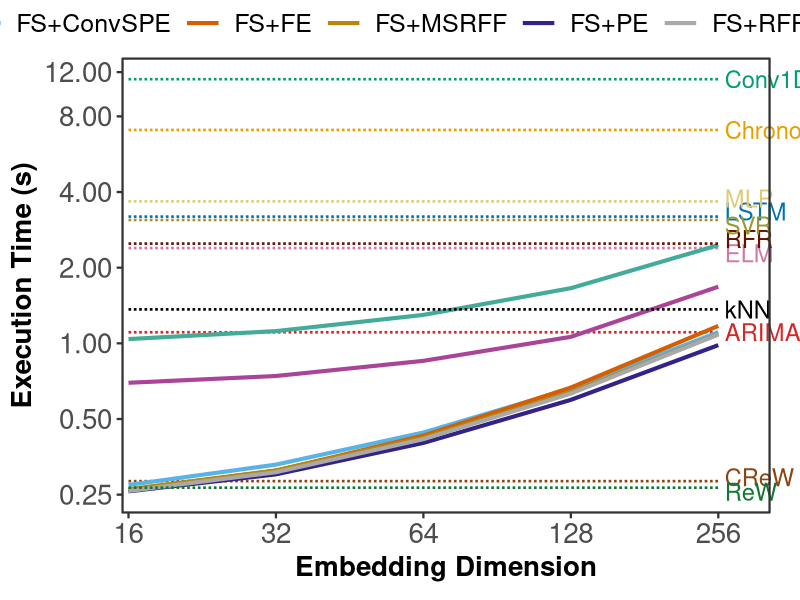

This figure's R source:
library(dplyr)
library(ggplot2)
library(scales)
library(tibble)

time_wisard <- function() {
  df_plot <- tibble::tribble(
    ~model, ~dim, ~mean_time, ~sd_time,
    "ARIMA",16,1.1067,0.000,
    "ARIMA",32,1.1067,0.000,
    "ARIMA",64,1.1067,0.000,
    "ARIMA",128,1.1067,0.000,
    "ARIMA",256,1.1067,0.000,
    "Chronos",16,7.067,0.0128,
    "Chronos",32,7.067,0.0128,
    "Chronos",64,7.067,0.0128,
    "Chronos",128,7.067,0.0128,
    "Chronos",256,7.067,0.0128,
    "Conv1D",16,11.2433,0.3738,
    "Conv1D",32,11.2433,0.3738,
    "Conv1D",64,11.2433,0.3738,
    "Conv1D",128,11.2433,0.3738,
    "Conv1D",256,11.2433,0.3738,
    "CReW",16,0.283,0.0005,
    "CReW",32,0.283,0.0005,
    "CReW",64,0.283,0.0005,
    "CReW",128,0.283,0.0005,
    "CReW",256,0.283,0.0005,
    "ELM",16,2.3943,0.0247,
    "ELM",32,2.3943,0.0247,
    "ELM",64,2.3943,0.0247,
    "ELM",128,2.3943,0.0247,
    "ELM",256,2.3943,0.0247,
    "FS+ConvSPE",16,0.2734,0.0006,
    "FS+ConvSPE",32,0.3292,0.0006,
    "FS+ConvSPE",64,0.4418,0.0012,
    "FS+ConvSPE",128,0.6601,0.0009,
    "FS+ConvSPE",256,1.1073,0.0018,
    "FS+FE",16,0.2612,0.0005,
    "FS+FE",32,0.3113,0.0011,
    "FS+FE",64,0.4295,0.002,
    "FS+FE",128,0.6669,0.0015,
    "FS+FE",256,1.1731,0.0024,
    "FS+MSRFF",16,0.2627,0.0005,
    "FS+MSRFF",32,0.3122,0.0007,
    "FS+MSRFF",64,0.4222,0.0013,
    "FS+MSRFF",128,0.6385,0.0011,
    "FS+MSRFF",256,1.0872,0.002,
    "FS+PE",16,0.2577,0.0005,
    "FS+PE",32,0.3011,0.0007,
    "FS+PE",64,0.4016,0.0009,
    "FS+PE",128,0.5958,0.0006,
    "FS+PE",256,0.9837,0.0019,
    "FS+RFF",16,0.2586,0.0005,
    "FS+RFF",32,0.3071,0.0005,
    "FS+RFF",64,0.4159,0.0012,
    "FS+RFF",128,0.6314,0.0015,
    "FS+RFF",256,1.0845,0.0018,
    "FS+TRep",16,1.0401,0.0023,
    "FS+TRep",32,1.1186,0.0022,
    "FS+TRep",64,1.2976,0.0017,
    "FS+TRep",128,1.6579,0.0031,
    "FS+TRep",256,2.4588,0.0041,
    "FS+TS2Vec",16,0.6967,0.0019,
    "FS+TS2Vec",32,0.7414,0.0015,
    "FS+TS2Vec",64,0.8519,0.0027,
    "FS+TS2Vec",128,1.0615,0.0037,
    "FS+TS2Vec",256,1.6803,0.0064,
    "kNN",16,1.3645,0.0079,
    "kNN",32,1.3645,0.0079,
    "kNN",64,1.3645,0.0079,
    "kNN",128,1.3645,0.0079,
    "kNN",256,1.3645,0.0079,
    "LSTM",16,3.1926,0.0416,
    "LSTM",32,3.1926,0.0416,
    "LSTM",64,3.1926,0.0416,
    "LSTM",128,3.1926,0.0416,
    "LSTM",256,3.1926,0.0416,
    "MLP",16,3.6703,0.006,
    "MLP",32,3.6703,0.006,
    "MLP",64,3.6703,0.006,
    "MLP",128,3.6703,0.006,
    "MLP",256,3.6703,0.006,
    "ReW",16,0.2665,0.0007,
    "ReW",32,0.2665,0.0007,
    "ReW",64,0.2665,0.0007,
    "ReW",128,0.2665,0.0007,
    "ReW",256,0.2665,0.0007,
    "RFR",16,2.4937,0.0325,
    "RFR",32,2.4937,0.0325,
    "RFR",64,2.4937,0.0325,
    "RFR",128,2.4937,0.0325,
    "RFR",256,2.4937,0.0325,
    "SVR",16,3.0951,0.0061,
    "SVR",32,3.0951,0.0061,
    "SVR",64,3.0951,0.0061,
    "SVR",128,3.0951,0.0061,
    "SVR",256,3.0951,0.0061
  )
  
  model_levels <- c(
    "ARIMA", "Chronos", "Conv1D", "CReW", "ELM",
    "FS+ConvSPE", "FS+FE", "FS+MSRFF", "FS+PE",
    "FS+RFF", "FS+TRep", "FS+TS2Vec",
    "kNN", "LSTM", "MLP", "ReW", "RFR", "SVR"
  )
  
  # Exclude missing or unexpected model labels to prevent an NA legend entry.
  df_plot <- df_plot |>
    filter(!is.na(model), model %in% model_levels) |>
    mutate(
      model = factor(model, levels = model_levels),
      linetype = case_when(
        as.character(model) %in% c("ReW", "CReW") ~ "dotted",
        grepl("^FS", as.character(model))         ~ "solid",
        TRUE                                      ~ "dotted"
      )
    )
  
  model_colors <- c(
    "ARIMA"      = "#D62728",
    "Chronos"    = "#E69F00",
    "Conv1D"     = "#009E73",
    "CReW"       = "#8B4513",
    "ELM"        = "#CC79A7",
    "FS+ConvSPE" = "#56B4E9",
    "FS+FE"      = "#D55E00",
    "FS+MSRFF"   = "#B8860B",
    "FS+PE"      = "#332288",
    "FS+RFF"     = "#A9A9A9",
    "FS+TRep"    = "#44AA99",
    "FS+TS2Vec"  = "#AA4499",
    "kNN"        = "#000000",
    "LSTM"       = "#0072B2",
    "MLP"        = "#DDCC77",
    "ReW"        = "#117733", 
    "RFR"        = "#661100",
    "SVR"        = "#999933"
  )
  
  model_linetypes <- ifelse(
    model_levels %in% c("ReW", "CReW"),
    "dashed",
    ifelse(grepl("^FS", model_levels), "solid", "11")
  )
  names(model_linetypes) <- model_levels
  
  # Label non-FS models to the right of their final points, with fixed vertical offsets.
  label_gap <- 8
  end_labels <- df_plot |>
    filter(!grepl("^FS", as.character(model))) |>
    group_by(model) |>
    slice_max(order_by = dim, n = 1, with_ties = FALSE) |>
    ungroup() |>
    mutate(
      label = as.character(model),
      label_x = max(df_plot$dim, na.rm = TRUE) + label_gap,
      label_y = mean_time + case_when(
        label == "MLP"   ~  0.10,
        label == "LSTM"  ~  0.15,
        label == "SVR"   ~ -0.15,
        label == "RFR"   ~  0.11,
        label == "ELM"   ~ -0.11,
        label == "CReW"  ~  0.01,
        label == "ReW"   ~ -0.01,
        label == "ARIMA" ~  0.00,
        TRUE ~ 0
      )
    )
  
  ggplot(
    df_plot,
    aes(
      x = dim,
      y = mean_time,
      color = model,
      group = model,
      linetype = linetype
    )
  ) +
    geom_line(
      aes(linewidth = grepl("^FS", as.character(model)))
    ) +
    scale_linewidth_manual(
      values = c("TRUE" = 1.4, "FALSE" = 0.9),
      guide = "none"
    ) +
    geom_text(
      data = end_labels,
      aes(x = label_x, y = label_y, label = label, color = model),
      inherit.aes = FALSE,
      hjust = 0,
      size = 6.0,
      fontface = "plain",
      show.legend = FALSE
    ) +
    scale_x_continuous(
      trans = "log2",
      breaks = c(16, 32, 64, 128, 256),
      expand = expansion(mult = c(0.01, 0.075))
    ) +
    scale_y_log10(
      breaks = c(0.25, 0.5, 1, 2, 4, 8, 12),
      labels = label_number(decimal.mark = ".", big.mark = ",")
    ) +
    scale_color_manual(
      values = model_colors,
      # Only FS variants remain in the legend; other models are labeled on the plot.
      breaks = model_levels[grepl("^FS", model_levels)],
      drop = TRUE,
      na.translate = FALSE
    ) +
    scale_linetype_manual(
      values = c("solid" = "solid", "dashed" = "dashed", "dotted" = "11"),
      guide = "none"
    ) +
    guides(
      color = guide_legend(
        title = "ForeSight variants: ",
        nrow = 1,
        byrow = TRUE,
        order = 1,
        keywidth = unit(1.0, "cm"),
        override.aes = list(
          linetype = rep("solid", sum(grepl("^FS", model_levels))),
          linewidth = rep(1.4, sum(grepl("^FS", model_levels)))
        )
      )
    ) +
    coord_cartesian(clip = "off") +
    labs(
      x = expression(bold("Embedding Dimension")),
      y = "Execution Time (s)"
    ) +
    theme_bw(base_size = 17) +
    theme(
      axis.title = element_text(size = 20, face = "bold"),
      axis.text = element_text(size = 20),
      legend.text = element_text(size = 18),
      legend.title = element_text(size = 18, face = "bold"),
      legend.position = "top",
      legend.background = element_rect(
        fill = alpha("white", 0.85),
        colour = NA
      ),
      panel.grid.major = element_blank(),
      panel.grid.minor = element_blank(),
      plot.margin = margin(8, 22, 8, 8),
      legend.spacing.y = unit(0, "pt"),
      legend.margin = margin(0, 0, 0, 0),
    )
}

p <- time_wisard()
ggsave(
  filename = "time.pdf",
  plot = p,
  device = cairo_pdf,
  width = 16,
  height = 8
)
